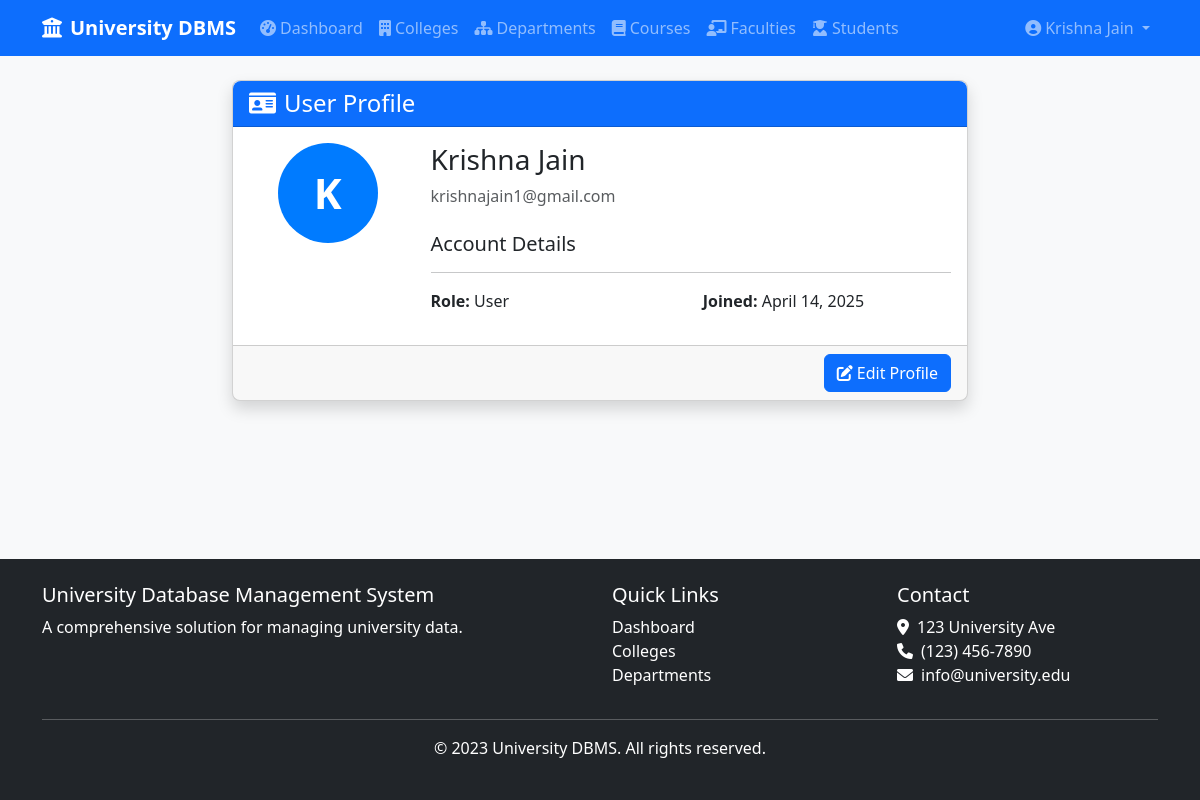
Screenshot of /profile (signed in) with the database file from the repository.
### app/models/user.py (models this page shows, shortened)
class User(UserMixin, db.Model):
    __tablename__ = 'users'
    id = db.Column(db.Integer, primary_key=True)
    username = db.Column(db.String(100), unique=True, nullable=False)
    email = db.Column(db.String(100), unique=True, nullable=False)
    password = db.Column(db.String(100), nullable=False)
    role = db.Column(db.String(20), nullable=False, default='user')  # 'admin' or 'user'
    created_at = db.Column(db.DateTime, default=datetime.utcnow)
    def is_admin(self):
        return self.role == 'admin'

### app/routes/user.py (the view)
@user.route('/profile')
@login_required
def profile():
    return render_template('user/profile.html')

### app/models/user.py (called while the page is built)
@login_manager.user_loader
def load_user(user_id):
    return User.query.get(int(user_id))

### app/templates/user/profile.html (shortened to what this page needs)
{% extends "base.html" %}
{% block content %}
<div class="row justify-content-center">
    <div class="col-md-8">
        <div class="card shadow">
            <div class="card-header bg-primary text-white">
                <h4 class="mb-0"><i class="fas fa-id-card me-2"></i>User Profile</h4>
            </div>
            <div class="card-body">
                <div class="row">
                    <div class="col-md-3 text-center mb-4">
                        <div class="avatar-circle">
                            <span class="initials">{{ current_user.username[0]|upper }}</span>
                        </div>
                    </div>
                    <div class="col-md-9">
                        <h3>{{ current_user.username }}</h3>
                        <p class="text-muted">{{ current_user.email }}</p>
                        <div class="mt-4">
                            <h5>Account Details</h5>
                            <hr>
                            <div class="row">
                                <div class="col-md-6">
                                    <p><strong>Role:</strong> {{ current_user.role|title }}</p>
                                </div>
                                <div class="col-md-6">
                                    <p><strong>Joined:</strong> {{ current_user.created_at.strftime('%B %d, %Y') }}</p>
                                </div>
                            </div>
                        </div>
                    </div>
                </div>
            </div>
            <div class="card-footer">
                <div class="d-flex justify-content-end">
                    <a href="{{ url_for('user.edit_profile') }}" class="btn btn-primary">
                        <i class="fas fa-edit me-1"></i>Edit Profile
                    </a>
                </div>
            </div>
        </div>
    </div>
</div>
{% endblock %}

### app/templates/base.html (shortened to what this page needs)
<!DOCTYPE html>
<html lang="en">
<head>
    <link href="https://cdn.jsdelivr.net/npm/bootstrap@5.3.0-alpha1/dist/css/bootstrap.min.css" rel="stylesheet">
    <link rel="stylesheet" href="https://cdnjs.cloudflare.com/ajax/libs/font-awesome/6.0.0/css/all.min.css">
    <link rel="stylesheet" href="{{ url_for('static', filename='css/style.css') }}">
</head>
<body>
    <div class="content-wrapper">
        <header>
            <nav class="navbar navbar-expand-lg navbar-dark bg-primary">
                <div class="container">
                    <a class="navbar-brand" href="{{ url_for('user.dashboard') }}">
                        <i class="fas fa-university me-2"></i>University DBMS
                    </a>
                    <div class="collapse navbar-collapse" id="navbarNav">
                        <ul class="navbar-nav me-auto">
                            {% if current_user.is_authenticated %}
                                {% if current_user.is_admin() %}
                                    <li class="nav-item">
                                        <a class="nav-link" href="{{ url_for('admin.dashboard') }}">
                                            <i class="fas fa-tachometer-alt me-1"></i>Admin Dashboard
                                        </a>
                                    </li>
                                {% else %}
                                    <li class="nav-item">
                                        <a class="nav-link" href="{{ url_for('user.dashboard') }}">
                                            <i class="fas fa-tachometer-alt me-1"></i>Dashboard
                                        </a>
                                    </li>
                                {% endif %}
                                <li class="nav-item">
                                    <a class="nav-link" href="{{ url_for('user.colleges') }}">
                                        <i class="fas fa-building me-1"></i>Colleges
                                    </a>
                                </li>
                                <li class="nav-item">
                                    <a class="nav-link" href="{{ url_for('user.departments') }}">
                                        <i class="fas fa-sitemap me-1"></i>Departments
                                    </a>
                                </li>
                                <li class="nav-item">
                                    <a class="nav-link" href="{{ url_for('user.courses') }}">
                                        <i class="fas fa-book me-1"></i>Courses
                                    </a>
                                </li>
                                <li class="nav-item">
                                    <a class="nav-link" href="{{ url_for('user.faculties') }}">
                                        <i class="fas fa-chalkboard-teacher me-1"></i>Faculties
                                    </a>
                                </li>
                                <li class="nav-item">
                                    <a class="nav-link" href="{{ url_for('user.students') }}">
                                        <i class="fas fa-user-graduate me-1"></i>Students
                                    </a>
                                </li>
                            {% endif %}
                        </ul>
                        <ul class="navbar-nav">
                            {% if current_user.is_authenticated %}
                                <li class="nav-item dropdown">
                                    <a class="nav-link dropdown-toggle" href="#" id="navbarDropdown" role="button" data-bs-toggle="dropdown">
                                        <i class="fas fa-user-circle me-1"></i>{{ current_user.username }}
                                    </a>
                                </li>
                            {% endif %}
                        </ul>
                    </div>
                </div>
            </nav>
        </header>
        <main class="container py-4">
            {% block content %}{% endblock %}
        </main>
    </div>
    <footer class="bg-dark text-white py-4 mt-5">
        <div class="container">
            <div class="row">
                <div class="col-md-6">
                    <h5>University Database Management System</h5>
                    <p>A comprehensive solution for managing university data.</p>
                </div>
                <div class="col-md-3">
                    <h5>Quick Links</h5>
                    <ul class="list-unstyled">
                        <li><a href="{{ url_for('user.dashboard') }}" class="text-white">Dashboard</a></li>
                        <li><a href="{{ url_for('user.colleges') }}" class="text-white">Colleges</a></li>
                        <li><a href="{{ url_for('user.departments') }}" class="text-white">Departments</a></li>
                    </ul>
                </div>
                <div class="col-md-3">
                    <h5>Contact</h5>
                    <address>
                        <i class="fas fa-map-marker-alt me-2"></i>123 University Ave<br>
                        <i class="fas fa-phone me-2"></i>(123) 456-7890<br>
                        <i class="fas fa-envelope me-2"></i>info@university.edu
                    </address>
                </div>
            </div>
            <hr>
            <div class="text-center">
                <p>&copy; 2023 University DBMS. All rights reserved.</p>
            </div>
        </div>
    </footer>

### app/static/css/style.css (style rules this page uses)
body { font-family: 'Segoe UI', Tahoma, Geneva, Verdana, sans-serif; background-color: #f8f9fa; }
.navbar-brand { font-weight: 600; }
.card { border-radius: 0.5rem; transition: transform 0.3s ease; }
.card-header { border-top-left-radius: 0.5rem !important; border-top-right-radius: 0.5rem !important; }
.avatar-circle { width: 100px; height: 100px; background-color: #007bff; border-radius: 50%; display: flex; justify-content: center; align-items: center; margin: 0 auto; }
.initials { font-size: 42px; color: white; font-weight: bold; }
.btn { transition: all 0.3s ease; }
footer { margin-top: auto; }
footer a { text-decoration: none; }

### app/templates/base.html (style rules this page uses)
html, body { height: 100%; margin: 0; }
body { display: flex; flex-direction: column; min-height: 100vh; }
.content-wrapper { flex: 1 0 auto; display: flex; flex-direction: column; }
footer { flex-shrink: 0; width: 100%; background-color: #212529; color: white; margin-top: auto; }

### rows the page displays
User: username "Krishna Jain", username "K", email "krishnajain1@gmail.com", role "User", created_at "April 14, 2025"
